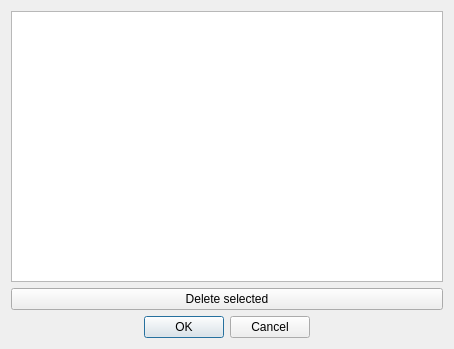
<?xml version="1.0" encoding="UTF-8"?>
<ui version="4.0">
 <class>IRCIgnoresManager</class>
 <widget class="QDialog" name="IRCIgnoresManager">
  <property name="geometry">
   <rect>
    <x>0</x>
    <y>0</y>
    <width>454</width>
    <height>349</height>
   </rect>
  </property>
  <property name="windowTitle">
   <string>IRC - ignores manager</string>
  </property>
  <layout class="QVBoxLayout" name="verticalLayout_2">
   <item>
    <widget class="QListWidget" name="list">
     <property name="verticalScrollMode">
      <enum>QAbstractItemView::ScrollPerPixel</enum>
     </property>
     <property name="horizontalScrollMode">
      <enum>QAbstractItemView::ScrollPerPixel</enum>
     </property>
    </widget>
   </item>
   <item>
    <widget class="QPushButton" name="btnDeleteSelected">
     <property name="text">
      <string>Delete selected</string>
     </property>
     <property name="icon">
      <iconset resource="../../../../media/resources.qrc">
       <normaloff>:/icons/x.png</normaloff>:/icons/x.png</iconset>
     </property>
    </widget>
   </item>
   <item>
    <widget class="QDialogButtonBox" name="buttonBox">
     <property name="orientation">
      <enum>Qt::Horizontal</enum>
     </property>
     <property name="standardButtons">
      <set>QDialogButtonBox::Cancel|QDialogButtonBox::Ok</set>
     </property>
     <property name="centerButtons">
      <bool>true</bool>
     </property>
    </widget>
   </item>
  </layout>
 </widget>
 <resources>
  <include location="../../../../media/resources.qrc"/>
 </resources>
 <connections>
  <connection>
   <sender>buttonBox</sender>
   <signal>accepted()</signal>
   <receiver>IRCIgnoresManager</receiver>
   <slot>accept()</slot>
   <hints>
    <hint type="sourcelabel">
     <x>227</x>
     <y>327</y>
    </hint>
    <hint type="destinationlabel">
     <x>157</x>
     <y>274</y>
    </hint>
   </hints>
  </connection>
  <connection>
   <sender>buttonBox</sender>
   <signal>rejected()</signal>
   <receiver>IRCIgnoresManager</receiver>
   <slot>reject()</slot>
   <hints>
    <hint type="sourcelabel">
     <x>295</x>
     <y>333</y>
    </hint>
    <hint type="destinationlabel">
     <x>286</x>
     <y>274</y>
    </hint>
   </hints>
  </connection>
  <connection>
   <sender>btnDeleteSelected</sender>
   <signal>clicked()</signal>
   <receiver>IRCIgnoresManager</receiver>
   <slot>deleteSelected()</slot>
   <hints>
    <hint type="sourcelabel">
     <x>386</x>
     <y>294</y>
    </hint>
    <hint type="destinationlabel">
     <x>437</x>
     <y>310</y>
    </hint>
   </hints>
  </connection>
 </connections>
 <slots>
  <slot>deleteSelected()</slot>
 </slots>
</ui>
